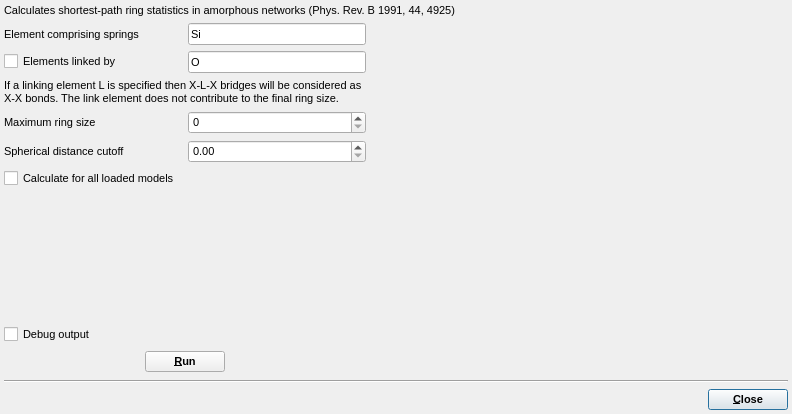
<?xml version="1.0" encoding="UTF-8"?>
<ui version="4.0">
 <class>SPRingsToolDialog</class>
 <widget class="QDialog" name="SPRingsToolDialog">
  <property name="geometry">
   <rect>
    <x>0</x>
    <y>0</y>
    <width>792</width>
    <height>414</height>
   </rect>
  </property>
  <property name="font">
   <font>
    <pointsize>8</pointsize>
   </font>
  </property>
  <property name="windowTitle">
   <string>SP SPRings Tool</string>
  </property>
  <property name="windowIcon">
   <iconset resource="springstool_icons.qrc">
    <normaloff>:/springstool_icons/icon.svg</normaloff>:/springstool_icons/icon.svg</iconset>
  </property>
  <layout class="QVBoxLayout" name="verticalLayout">
   <property name="leftMargin">
    <number>4</number>
   </property>
   <property name="topMargin">
    <number>4</number>
   </property>
   <property name="rightMargin">
    <number>4</number>
   </property>
   <property name="bottomMargin">
    <number>4</number>
   </property>
   <item>
    <widget class="QLabel" name="label">
     <property name="text">
      <string>Calculates shortest-path ring statistics in amorphous networks (Phys. Rev. B 1991, 44, 4925)</string>
     </property>
     <property name="wordWrap">
      <bool>true</bool>
     </property>
    </widget>
   </item>
   <item>
    <layout class="QHBoxLayout" name="horizontalLayout_3">
     <item>
      <layout class="QGridLayout" name="gridLayout">
       <item row="0" column="1">
        <widget class="QLineEdit" name="ElementEdit">
         <property name="sizePolicy">
          <sizepolicy hsizetype="Minimum" vsizetype="Fixed">
           <horstretch>0</horstretch>
           <verstretch>0</verstretch>
          </sizepolicy>
         </property>
         <property name="text">
          <string>Si</string>
         </property>
        </widget>
       </item>
       <item row="2" column="0" colspan="2">
        <widget class="QLabel" name="label_3">
         <property name="sizePolicy">
          <sizepolicy hsizetype="Minimum" vsizetype="Preferred">
           <horstretch>0</horstretch>
           <verstretch>0</verstretch>
          </sizepolicy>
         </property>
         <property name="text">
          <string>If a linking element L is specified then X-L-X bridges will be considered as X-X bonds. The link element does not contribute to the final ring size.</string>
         </property>
         <property name="wordWrap">
          <bool>true</bool>
         </property>
        </widget>
       </item>
       <item row="0" column="0">
        <widget class="QLabel" name="label_2">
         <property name="sizePolicy">
          <sizepolicy hsizetype="Minimum" vsizetype="Preferred">
           <horstretch>0</horstretch>
           <verstretch>0</verstretch>
          </sizepolicy>
         </property>
         <property name="text">
          <string>Element comprising springs</string>
         </property>
        </widget>
       </item>
       <item row="1" column="1">
        <widget class="QLineEdit" name="LinkElementEdit">
         <property name="sizePolicy">
          <sizepolicy hsizetype="Minimum" vsizetype="Fixed">
           <horstretch>0</horstretch>
           <verstretch>0</verstretch>
          </sizepolicy>
         </property>
         <property name="text">
          <string>O</string>
         </property>
        </widget>
       </item>
       <item row="6" column="0" colspan="2">
        <spacer name="verticalSpacer">
         <property name="orientation">
          <enum>Qt::Vertical</enum>
         </property>
         <property name="sizeHint" stdset="0">
          <size>
           <width>362</width>
           <height>48</height>
          </size>
         </property>
        </spacer>
       </item>
       <item row="1" column="0">
        <widget class="QCheckBox" name="LinkElementCheck">
         <property name="text">
          <string>Elements linked by </string>
         </property>
        </widget>
       </item>
       <item row="8" column="0" colspan="2">
        <layout class="QHBoxLayout" name="horizontalLayout_2">
         <item>
          <spacer name="horizontalSpacer_2">
           <property name="orientation">
            <enum>Qt::Horizontal</enum>
           </property>
           <property name="sizeHint" stdset="0">
            <size>
             <width>40</width>
             <height>20</height>
            </size>
           </property>
          </spacer>
         </item>
         <item>
          <widget class="QPushButton" name="RunButton">
           <property name="font">
            <font>
             <weight>75</weight>
             <bold>true</bold>
            </font>
           </property>
           <property name="text">
            <string>&amp;Run</string>
           </property>
           <property name="autoDefault">
            <bool>false</bool>
           </property>
           <property name="default">
            <bool>true</bool>
           </property>
          </widget>
         </item>
         <item>
          <spacer name="horizontalSpacer_3">
           <property name="orientation">
            <enum>Qt::Horizontal</enum>
           </property>
           <property name="sizeHint" stdset="0">
            <size>
             <width>37</width>
             <height>24</height>
            </size>
           </property>
          </spacer>
         </item>
        </layout>
       </item>
       <item row="3" column="1">
        <widget class="QSpinBox" name="MaxRingSizeSpin"/>
       </item>
       <item row="5" column="0" colspan="2">
        <widget class="QCheckBox" name="CalculateForAllCheck">
         <property name="text">
          <string>Calculate for all loaded models</string>
         </property>
        </widget>
       </item>
       <item row="4" column="1">
        <widget class="QDoubleSpinBox" name="MaxDistanceSpin"/>
       </item>
       <item row="3" column="0">
        <widget class="QLabel" name="label_4">
         <property name="text">
          <string>Maximum ring size</string>
         </property>
        </widget>
       </item>
       <item row="4" column="0">
        <widget class="QLabel" name="label_5">
         <property name="text">
          <string>Spherical distance cutoff</string>
         </property>
        </widget>
       </item>
       <item row="7" column="0">
        <widget class="QCheckBox" name="DebugCheck">
         <property name="text">
          <string>Debug output</string>
         </property>
        </widget>
       </item>
      </layout>
     </item>
     <item>
      <widget class="TPlotWidget" name="PlotWidget" native="true">
       <property name="sizePolicy">
        <sizepolicy hsizetype="Expanding" vsizetype="Preferred">
         <horstretch>0</horstretch>
         <verstretch>0</verstretch>
        </sizepolicy>
       </property>
      </widget>
     </item>
    </layout>
   </item>
   <item>
    <widget class="Line" name="line">
     <property name="orientation">
      <enum>Qt::Horizontal</enum>
     </property>
    </widget>
   </item>
   <item>
    <layout class="QHBoxLayout" name="horizontalLayout">
     <item>
      <spacer name="horizontalSpacer">
       <property name="orientation">
        <enum>Qt::Horizontal</enum>
       </property>
       <property name="sizeHint" stdset="0">
        <size>
         <width>40</width>
         <height>20</height>
        </size>
       </property>
      </spacer>
     </item>
     <item>
      <widget class="QPushButton" name="CloseButton">
       <property name="font">
        <font>
         <weight>75</weight>
         <bold>true</bold>
        </font>
       </property>
       <property name="text">
        <string>&amp;Close</string>
       </property>
       <property name="autoDefault">
        <bool>false</bool>
       </property>
       <property name="default">
        <bool>true</bool>
       </property>
      </widget>
     </item>
    </layout>
   </item>
  </layout>
 </widget>
 <customwidgets>
  <customwidget>
   <class>TPlotWidget</class>
   <extends>QWidget</extends>
   <header>gui/qcustomplot/tplotwidget.hui</header>
   <container>1</container>
  </customwidget>
 </customwidgets>
 <resources>
  <include location="springstool_icons.qrc"/>
 </resources>
 <connections/>
</ui>
